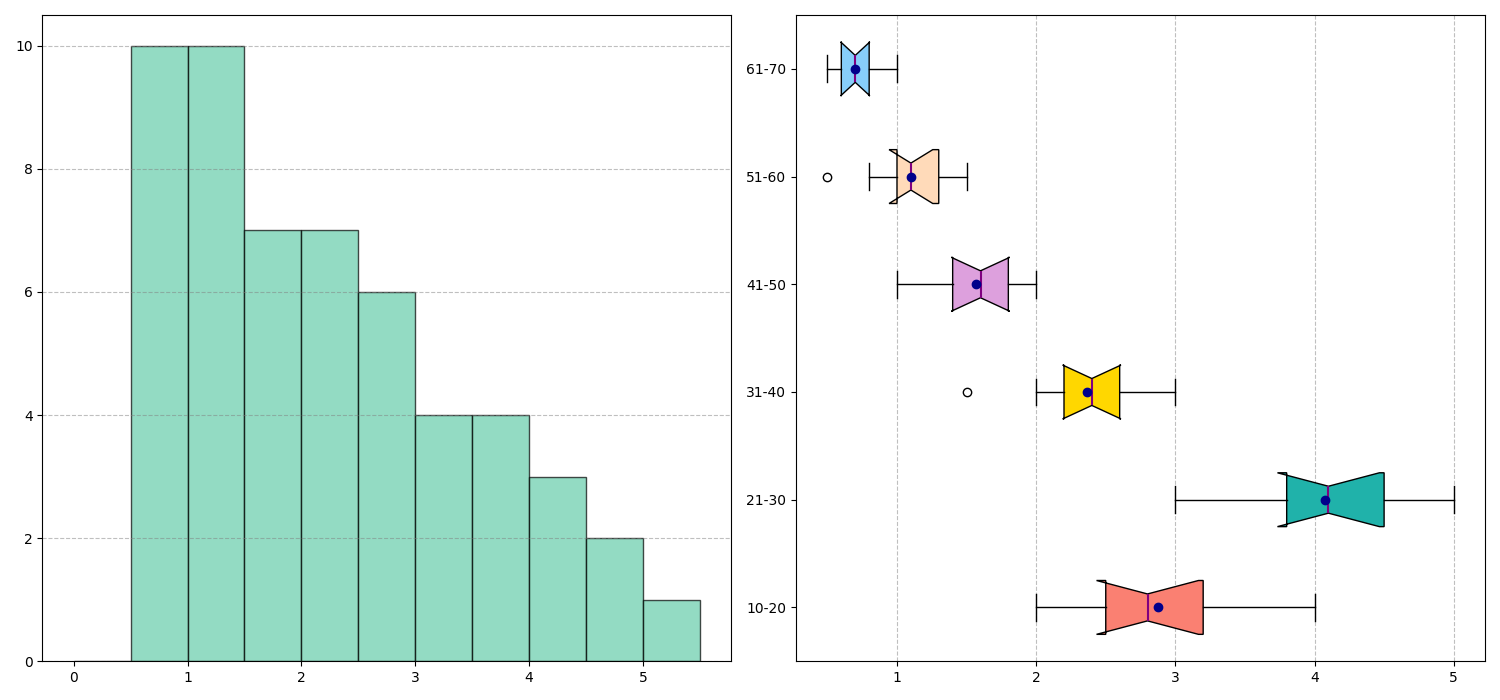

Reproduce this figure in Python.
import matplotlib.pyplot as plt
import numpy as np

age_groups = ['10-20', '21-30', '31-40', '41-50', '51-60', '61-70']
smartphone_usage = [
    [2.7, 2.2, 4, 3.2, 2, 3.5, 2.5, 3, 2.8],
    [3.5, 4.1, 5, 4.7, 3.9, 3, 4.5, 4.2, 3.8],
    [2.4, 2.3, 3, 2.8, 2, 1.5, 2.6, 2.5, 2.2],
    [1.5, 1.9, 2, 1.4, 1.6, 1.8, 1.2, 1.7, 1],
    [1.4, 1.3, 1, 1.1, 1.2, 0.8, 1.5, 1.1, 0.5],
    [0.9, 0.6, 0.7, 1, 0.8, 0.5, 0.7, 0.6, 0.5]
]

all_ages_usage = sum(smartphone_usage, [])

fig, axs = plt.subplots(1, 2, figsize=(15, 7))

# Histogram placed in the first subplot
axs[0].hist(all_ages_usage, bins=np.arange(0, 6, 0.5), color='mediumaquamarine', edgecolor='black', alpha=0.7)
axs[0].yaxis.grid(True, linestyle='--', which='major', color='grey', alpha=0.5)

# Boxplot placed in the second subplot
boxplot = axs[1].boxplot(smartphone_usage, patch_artist=True, notch=True, vert=False, showmeans=True)
new_colors = ['salmon', 'lightseagreen', 'gold', 'plum', 'peachpuff', 'lightskyblue']
for patch, color in zip(boxplot['boxes'], new_colors):
    patch.set_facecolor(color)
for median in boxplot['medians']:
    median.set(color='purple', linewidth=1.5)
for mean in boxplot['means']:
    mean.set(marker='o', markerfacecolor='darkblue', markeredgecolor='darkblue')

axs[1].set_yticklabels(age_groups)
axs[1].xaxis.grid(True, linestyle='--', which='major', color='grey', alpha=0.5)

plt.tight_layout()
plt.show()
